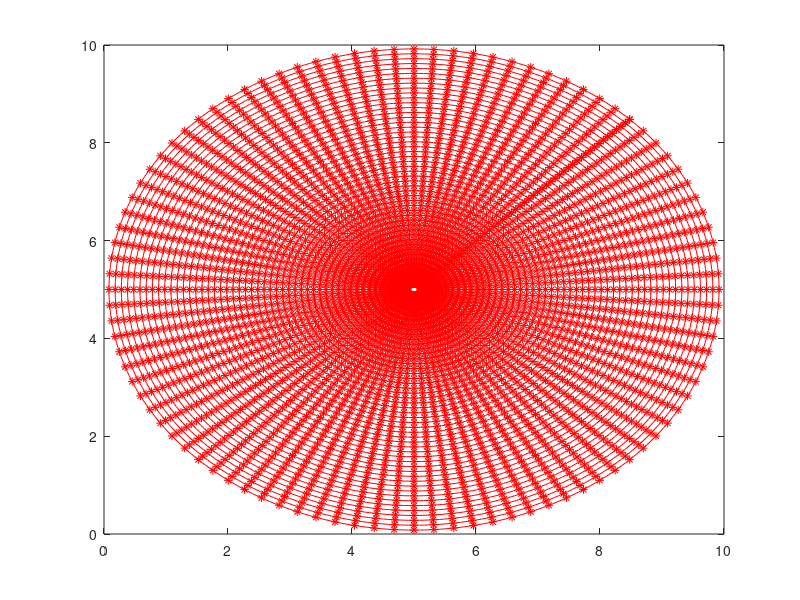

Source code (MATLAB): (Note: this script raises an error after producing the figure.)
clear 
clc
clf


% p = 1.e3;
E = 5.e6 ;
nu=  0.3;
k = 5/6;
radius=5; % radius
thickness = radius*0.001; 
rho=1;


C_s = ((E*thickness*k)/(2*(1+nu))) * [1 0 ; 0 1 ];

C_b = ((E*thickness^3)/(12*(1-nu^2))) * [1 nu 0;nu 1 0;0 0 (1-nu)/2 ];

mode = 4;


% quadrilateral



a=radius/50; % side a
b=a; % side b
s=[radius-a/2 radius-b/2]; % bottom left start point
% s=[30 -30];
m=[s(1) s(1)+a s(1)+a s(1) s(1);s(2) s(2) s(2)+b s(2)+b s(2)];
plot(m(1,:), m(2,:),'r')
m=m';
hold on
% circle

f = 1.e3;


reduced=1;
column=1;
%square
for n_elems_x = [ 24]% 2^x
n_elems_y = n_elems_x;
n_nodes_x=n_elems_x+1;
n_nodes_y=n_elems_y+1;
n_nodes=n_nodes_x*n_nodes_y;
n_elems_square = n_elems_x*n_elems_y;

h=a/n_elems_x;

x_vec=[s(1) :h :s(1)+a];
y_vec=[s(2) :h :s(2)+a];

x_loc  = zeros(n_nodes,2);
for i=1:n_nodes_y
    x_loc((i-1)*n_nodes_x+1:i*n_nodes_x,1) = x_vec;
    x_loc((i-1)*n_nodes_x+1:i*n_nodes_x,2) = y_vec(i);
end

bottom_edge_indices   =   (1:n_nodes_x);
top_edge_indices      =   (n_nodes-n_nodes_x+1:n_nodes);
left_edge_indices     =   (1:n_nodes_x:n_nodes-n_nodes_x+1);
right_edge_indices    =   (n_nodes_x:n_nodes_x:n_nodes);



iterations=0;
for r=a*(1.2):a:radius % radius
%   C=[0 0]/r;
theta=0:2*pi/360:2*pi; % the angle
C=[radius radius]/r;
m=r*[cos(theta')+C(1) sin(theta')+C(2)]; % the points you asked
l1=plot(m(:,1), m(:,2),'r');
iterations=iterations+1;

end

div=pi/(2*n_elems_x);
numberofdiv = 2*pi /(div);

step=0;
for r=a*(1.2):a:radius % radius
%   C=[0 0]/r;
theta=0+pi/4:div:2*pi+pi/4; % the angle
C=[radius radius]/r;
m=r*[cos(theta')+C(1) sin(theta')+C(2)]; % the points you asked
l1=plot(m(:,1), m(:,2),'r*');
store_ind(1+step:numberofdiv+step,:) = m(1:numberofdiv,:);
step=step+numberofdiv;
end


n_elems_circle =numberofdiv;
n_elems = n_elems_circle*(iterations)+n_elems_square;

store_ind(:,3)=1+n_nodes:length(store_ind)+n_nodes;

bc_indices=store_ind(end-numberofdiv+1:end,3);

element_number=1;

for i_elem_y=1:n_elems_y
    for i_elem_x=1:n_elems_x
      
i_elem                  = (i_elem_y-1)*n_elems_x+i_elem_x;
indices_x               = [i_elem_x i_elem_x+1];
indices_y               = [i_elem_y i_elem_y+1];
indices                 = ...
            [(indices_y(1)-1)*n_nodes_x+indices_x ...
            (indices_y(2)-1)*n_nodes_x+fliplr(indices_x)];
x_vec                   = x_loc(indices,1);
y_vec                   = x_loc(indices,2);

element_number=i_elem;
element_loc_x (1:4,element_number)= [x_vec];
element_loc_y (1:4,element_number)= [y_vec];
element_indice(1:4,element_number) = [indices];


    end
end


% elements_btw=[24 25 26 27; 23 24 27 28;22 23 28 29;21 22 29 30;16 21 30 31;11 16 31 32;6 11 32 33;1 6 33 34;...
%               2 1 34 35;3 2 35 36;4 3 36 37;5 4 37 38;10 5 38 39;15 10 39 40;20 15 40 41;25 20 41 26]';
          
          
elements_btw=[ flip(top_edge_indices(1:end-1)), flip(left_edge_indices(1:end-1)), bottom_edge_indices(2:end), right_edge_indices(2:end);...
                  flip(top_edge_indices(1:end)) flip(left_edge_indices(1:end-1)) bottom_edge_indices(2:end) right_edge_indices(2:end-1);...
                  store_ind(1,3)+[0:numberofdiv-1];...
                 [store_ind(2,3)+[0:numberofdiv-2] store_ind(1,3)]];
          
xloc=[x_loc;store_ind(:,[1 2])];
element_number=element_number+1;
for i=1:numberofdiv
element_indice(1:4,element_number) = elements_btw(:,i);
element_loc_x (1:4,element_number)= [xloc(element_indice(1:4,element_number),1)];
element_loc_y (1:4,element_number)= [xloc(element_indice(1:4,element_number),2)];

element_number=element_number+1;
end



for r = 1:iterations-1
    
    for i = 1:numberofdiv-1
      
element_loc_x (1:4,element_number)= [store_ind(([i+1 i])+(r-1)*numberofdiv,1);store_ind(([i i+1])+(r)*numberofdiv,1)];
element_loc_y (1:4,element_number)= [store_ind(([i+1 i])+(r-1)*numberofdiv,2);store_ind(([i i+1])+(r)*numberofdiv,2)];
element_indice(1:4,element_number) =[store_ind(([i+1 i])+(r-1)*numberofdiv,3);store_ind(([i i+1])+(r)*numberofdiv,3)];
element_number=element_number+1;
    end
element_loc_x (1:4,element_number)= [store_ind(([1 numberofdiv])+(r-1)*numberofdiv,1);store_ind(([numberofdiv 1])+(r)*numberofdiv,1)];
element_loc_y (1:4,element_number)= [store_ind(([1 numberofdiv])+(r-1)*numberofdiv,2);store_ind(([numberofdiv 1])+(r)*numberofdiv,2)];
element_indice(1:4,element_number) =[store_ind(([1 numberofdiv])+(r-1)*numberofdiv,3);store_ind(([numberofdiv 1])+(r)*numberofdiv,3)];
element_number=element_number+1;
end
element_number=element_number-1;


% four point Gauss-quadrature rule for 2D domain integration
qp_loc_domain  = ...
    [-1/sqrt(3)  1/sqrt(3)  -1/sqrt(3)  1/sqrt(3); ...  % xi location
    -1/sqrt(3)  -1/sqrt(3)  1/sqrt(3)  1/sqrt(3)];     % eta location
qp_wgt_domain  = [1 1 1 1];
% two point Gauss-quadrature rule for bottom edge of elem
qp_loc_bottom  = ...
    [-1/sqrt(3)  1/sqrt(3); ...  % xi location
    -1         -1 ];     % eta location
% two point Gauss-quadrature rule for top edge of elem
qp_loc_top     = ...
    [-1/sqrt(3)  1/sqrt(3); ...  % xi location
    1          1 ];     % eta location

% two point Gauss-quadrature rule for left edge of elem
qp_loc_left    = ...
    [      -1           -1; ...  % xi location
    -1/sqrt(3)  1/sqrt(3)];      % eta location
% two point Gauss-quadrature rule for right edge of elem
qp_loc_right   = ...
    [       1            1; ...  % xi location
    -1/sqrt(3)  1/sqrt(3)];      % eta location

qp_wgt_boundary  = [1 1];
n_qp_domain  = 4;
n_qp_boundary= 2;

n_nodes = max(store_ind(:,3));
n_dofs=n_nodes;

jac_mat = zeros(n_dofs*3, n_dofs*3);
res_vec = zeros(n_dofs*3, n_dofs*3);

jac_mat = sparse(jac_mat);
res_vec =sparse(res_vec);

jac_mat =sparse(jac_mat);
res_vec = sparse (res_vec);

X_vec   = zeros(n_dofs*3, 1);
dX_vec  = zeros(n_dofs*3, 1);
indices = zeros(2,1);
dof(column)=n_dofs*3;
for i_elem =1:element_number
     

        indices                 = element_indice(:,i_elem);
        x_vec                   = element_loc_x(:,i_elem);
        y_vec                   = element_loc_y(:,i_elem);    
        
        
        w_vec                   = X_vec(indices);   % initial solution estimate
        tetax                   = X_vec(indices+n_dofs);
        tetay                   = X_vec(indices+2*n_dofs); 
        

        
        % zero all matrices before evaluation
        n_elem_dofs     = max(size(indices));
        jac_e           = zeros(n_elem_dofs*3, n_elem_dofs*3);
         jac_e1 = zeros(n_elem_dofs*3, n_elem_dofs*3);
        res_e           = zeros(n_elem_dofs*3,n_elem_dofs*3);
        
        
                for i_qp = 1:n_qp_domain
            
            xi                      = qp_loc_domain(1,i_qp);           % element quadrature point location
            eta                     = qp_loc_domain(2,i_qp);           % element quadrature point location
            
            % solution and derivative quantities at quadrature
            % point
[w , dw_dx , dw_dy , betax , dbetax_dx , dbetax_dy , betay ...
         , dbetay_dx , dbetay_dy , Bmat, Bxmat, Bymat, J_det] = ...
quadrature_pt_quantities(xi, eta, x_vec, y_vec, w_vec,tetax,tetay, 0);
            
            % calculate the residual and Jacobians
            

                  A = [ zeros(1,4) zeros(1,4) -Bxmat;...
                  zeros(1,4) Bymat   zeros(1,4);...
                  zeros(1,4) Bxmat      -Bymat];
              
                 D = [Bmat zeros(1,4) zeros(1,4)];
                 
                 res_e                   = res_e + qp_wgt_domain(i_qp) * J_det *(...
                     ...                   % -dphi/dx du/dx
                     ...                   % -dphi/dy du/dy
                     + D'  * D);                              % +phi f
                 
               
                 
                 jac_e                   = jac_e + qp_wgt_domain(i_qp) * J_det *(...
                     A' * C_b * A  );

        end
        
        if reduced ==1
        for i_qp = 1
            
            xi                      = 0;           % element quadrature point location
            eta                     = 0;           % element quadrature point location
            
            % solution and derivative quantities at quadrature
            % point
            [w , dw_dx , dw_dy , betax , dbetax_dx , dbetax_dy , betay ...
                , dbetay_dx , dbetay_dy , Bmat, Bxmat, Bymat, J_det] = ...
                quadrature_pt_quantities(xi, eta, x_vec, y_vec, w_vec,tetax,tetay, 0);
            
            % calculate the residual and Jacobians
            
            
            %
            %             jac_e                   = jac_e + qp_wgt_domain(i_qp) * J_det *(...
            %                 [A;B]' * C * [A;B]       ...
            %                );
            B =  [Bxmat zeros(1,4) -Bmat;...
                 Bymat  Bmat zeros(1,4)];
             
             
                        jac_e1                   =  4 * J_det *(...
             ...                   
               +B' * C_s * B ); 
        end
        else
            
                    for i_qp = 1:n_qp_domain
            
            xi                      = qp_loc_domain(1,i_qp);           % element quadrature point location
            eta                     = qp_loc_domain(2,i_qp);           % element quadrature point location
            
            % solution and derivative quantities at quadrature
            % point
            [w , dw_dx , dw_dy , betax , dbetax_dx , dbetax_dy , betay ...
                , dbetay_dx , dbetay_dy , Bmat, Bxmat, Bymat, J_det] = ...
                quadrature_pt_quantities(xi, eta, x_vec, y_vec, w_vec,tetax,tetay, 0);

            B =  [Bxmat zeros(1,4) -Bmat;...
                 Bymat  Bmat zeros(1,4)];
             
             
                        jac_e1                   =  jac_e1 + qp_wgt_domain(i_qp) * J_det *(...
             ...                   
               +B' * C_s * B ); 
                    end
        end
        
     jac_e= jac_e+ jac_e1;

        
        
        
        jac_mat(indices, indices)= jac_mat(indices, indices) + jac_e([1:4],[1:4]);
        
        
        jac_mat(indices+n_dofs, indices+n_dofs)= jac_mat(indices+n_dofs, indices+n_dofs) + jac_e([5:8],[5:8]);
        
        jac_mat(indices+2*n_dofs, indices+2*n_dofs)= jac_mat(indices+2*n_dofs, indices+2*n_dofs) + jac_e([9:12],[9:12]);
        
        
        jac_mat(indices, indices+n_dofs)= jac_mat(indices, indices+n_dofs) + jac_e([1:4],[5:8]);
        jac_mat(indices, indices+2*n_dofs)= jac_mat(indices, indices+2*n_dofs) + jac_e([1:4],[9:12]);
        
        jac_mat(indices+n_dofs, indices)= jac_mat(indices+n_dofs, indices) + jac_e([5:8],[1:4]);
        jac_mat(indices+n_dofs, indices+2*n_dofs)= jac_mat(indices+n_dofs, indices+2*n_dofs) + jac_e([5:8],[9:12]);
        
        jac_mat(indices+2*n_dofs, indices)= jac_mat(indices+2*n_dofs, indices) + jac_e([9:12],[1:4]);
        jac_mat(indices+2*n_dofs, indices+n_dofs)= jac_mat(indices+2*n_dofs, indices+n_dofs) + jac_e([9:12],[5:8]);
         
                res_vec(indices,indices)         = res_vec(indices,indices) + (rho*thickness)* res_e([1:4],1:4);
        res_vec(indices+n_dofs, indices+n_dofs)         = ...
            res_vec(indices+n_dofs, indices+n_dofs) + ((rho*thickness^3)/12)*res_e([1:4],1:4);
        res_vec(indices+2*n_dofs, indices+2*n_dofs)         = ...
            res_vec(indices+2*n_dofs, indices+2*n_dofs) + ((rho*thickness^3)/12)*res_e([1:4],1:4);
%         res_vec(indices,indices)         = res_vec(indices,indices) +  res_e([1:4],1);
end
%     
d_indices=[bc_indices bc_indices+n_dofs bc_indices+2*n_dofs]; %clamped
% d_indices=[bc_indices ]; %simply supported
u_indices=setdiff(1:3*n_dofs,d_indices);

J_sub     = jac_mat(u_indices, u_indices);
r_sub     = res_vec(u_indices, u_indices);



% solve the system of equations
V=zeros(3*n_dofs,10);


[V(u_indices,:),D]=eigs(J_sub,r_sub,10,'smallestabs');



D=diag(D);
D=sqrt(D);

D(:,2)=1:length(D) ;
D =sortrows(D,1);


D1 = (E*thickness^3)/(12*(1-nu^2));

% D(:,1)= D(:,1) * (radius^2) * sqrt(rho/D1);
D(:,1)= D(:,1) * sqrt( (rho*thickness*radius^4)/D1);

store_eigenvalues_fit(:,column)=D(:,1)
column=column+1;

sol=zeros(3*n_dofs,10);

sol(:,1)=V(:,D(1,2));
sol(:,2)=V(:,D(2,2));
sol(:,3)=V(:,D(3,2));
sol(:,4)=V(:,D(4,2));
sol(:,5)=V(:,D(5,2));
sol(:,6)=V(:,D(6,2));
sol(:,7)=V(:,D(7,2));
sol(:,8)=V(:,D(8,2));
sol(:,9)=V(:,D(9,2));
sol(:,10)=V(:,D(10,2));
for i = 1 : 10

    if sol(2,i) > sol(n_nodes_x+3,i) 
        
        sol(:,i)= sol(:,i) * - 1;
    end
    storemax_fit(i) = max(sol(1:n_dofs,i));
    
end


 clearvars -except E nu k radius thickness rho C_s  C_b mode a column store_eigenvalues_fit s reduced  dof
end 

%--------------------convergence study ______
figure(6)
clf
% line1= abs(store_eigenvalues_fit(1,1:4) - store_eigenvalues_fit(1,5))/store_eigenvalues_fit(1,5);
% line2= abs(store_eigenvalues_fit(2,1:4) - store_eigenvalues_fit(2,5))/store_eigenvalues_fit(2,5);
% line3= abs(store_eigenvalues_fit(4,1:4) - store_eigenvalues_fit(4,5))/store_eigenvalues_fit(4,5);
% line4= abs(store_eigenvalues_fit(6,1:4) - store_eigenvalues_fit(6,5))/store_eigenvalues_fit(6,5);

line1= abs(store_eigenvalues_fit(1,1:4) - store_eigenvalues_fit(1,5));
line2= abs(store_eigenvalues_fit(2,1:4) - store_eigenvalues_fit(2,5));
line3= abs(store_eigenvalues_fit(4,1:4) - store_eigenvalues_fit(4,5));
line4= abs(store_eigenvalues_fit(6,1:4) - store_eigenvalues_fit(6,5));

dof=(dof(1:4).^2);
hold on

loglog(1./dof,line1','r-*',1./dof,line2','k-*',1./dof,line3','b-*',1./dof,line4','g-*')

hold on 

legend('1st eigenvalue ','2nd eigenvalue','3rd eigenvalue','4th eigenvalue')
%-----------------------------------------------------------------------

slope = (log(line1(3))-log(line1(2)))/(log(dof(3))-log(dof(2)))

legend('1st','2nd','3rd','4th')
title('full integration')
if reduced==1
%%%%%%%%%%%%%%%%%%%%%%
dof1=1./dof;
mat = [dof1;line1];
fileId = fopen('mindlin_body_reduced_omega1.txt','w');
fprintf (fileId, '%6s %12s\r\n','x','disp');
fprintf (fileId, '%12.8f %12.8f\r\n',mat);
fclose(fileId);
mat = [dof1;line2];
fileId = fopen('mindlin_body_reduced_omega2.txt','w');
fprintf (fileId, '%6s %12s\r\n','x','disp');
fprintf (fileId, '%12.8f %12.8f\r\n',mat);
fclose(fileId);
mat = [dof1;line3];
fileId = fopen('mindlin_body_reduced_omega3.txt','w');
fprintf (fileId, '%6s %12s\r\n','x','disp');
fprintf (fileId, '%12.8f %12.8f\r\n',mat);
fclose(fileId);
mat = [dof1;line4];
fileId = fopen('mindlin_body_reduced_omega4.txt','w');
fprintf (fileId, '%6s %12s\r\n','x','disp');
fprintf (fileId, '%12.8f %12.8f\r\n',mat);
fclose(fileId);
else

    
    %%%%%%%%%%%%%%%%%%%%%%
dof1=1./dof;
mat = [dof1;line1];
fileId = fopen('mindlin_body_full_omega1.txt','w');
fprintf (fileId, '%6s %12s\r\n','x','disp');
fprintf (fileId, '%12.8f %12.8f\r\n',mat);
fclose(fileId);
mat = [dof1;line2];
fileId = fopen('mindlin_body_full_omega2.txt','w');
fprintf (fileId, '%6s %12s\r\n','x','disp');
fprintf (fileId, '%12.8f %12.8f\r\n',mat);
fclose(fileId);
mat = [dof1;line3];
fileId = fopen('mindlin_body_full_omega3.txt','w');
fprintf (fileId, '%6s %12s\r\n','x','disp');
fprintf (fileId, '%12.8f %12.8f\r\n',mat);
fclose(fileId);
mat = [dof1;line4];
fileId = fopen('mindlin_body_full_omega4.txt','w');
fprintf (fileId, '%6s %12s\r\n','x','disp');
fprintf (fileId, '%12.8f %12.8f\r\n',mat);
fclose(fileId);
end